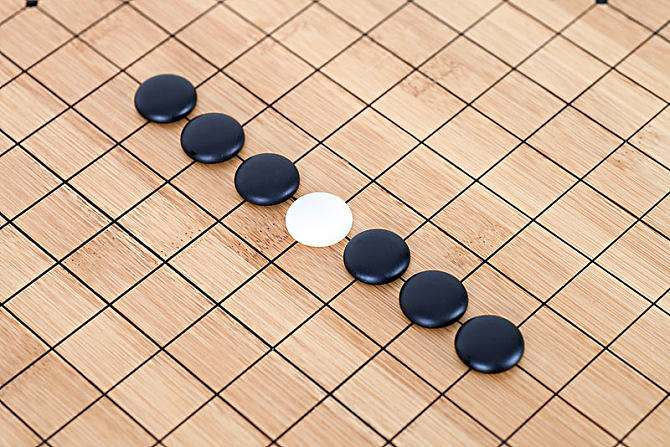
#> input picture 02-配套案例/03-机器视觉基础应用实训案例/10-霍夫检测基础实训/test.jpg, 670 x 447 px, found by its file name
$ python '自定义函数实现灰度直方图计算.py'
#> lines starting #> are read from the running program, lines starting #| are printed output that depends on the picture
#!/usr/bin env python3
# -*- coding:UTF8 -*-


"""
    自定义函数实现灰度直方图计算
"""
import cv2 as cv
import matplotlib.pyplot as plt
import numpy as np

'''
    安装matplotlib指令：
    pip install matplotlib -i https://pypi.doubanio.com/simple
'''


def calcGrayHist(image):
    # 灰度图像矩阵的高、宽
    rows, cols = image.shape
    # 存储灰度直方图
    grayHist = np.zeros([256], np.uint64)
    for r in range(rows):
        for c in range(cols):
            grayHist[image[r][c]] += 1
    return grayHist


src = cv.imread('test.jpg', cv.IMREAD_GRAYSCALE)
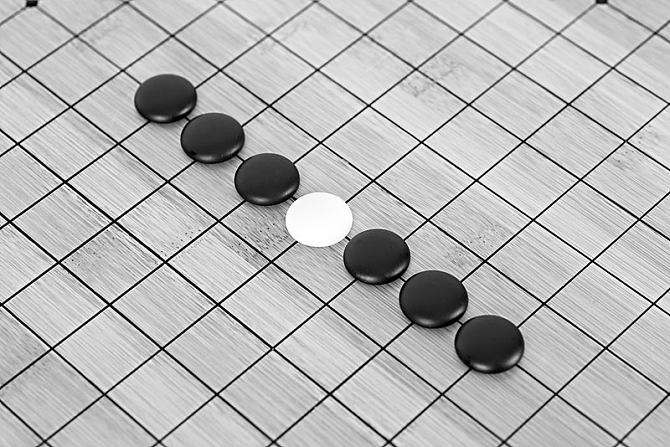
#> src: shape (447, 670); min 0, max 255, mean 183.7

cv.imshow("src", src)
# 计算灰度直方图
gray = calcGrayHist(src)
#> gray = 256 values, max 6028 at index 204, min 115 at index 88, mean 1169.9
# 画出灰度直方图
x_range = range(256)
plt.plot(x_range, gray, 'r', linewidth=2, c='black')
# 设置坐标轴的范围
y_maxValue = np.max(gray)
#> y_maxValue = 6028
plt.axis([0, 255, 0, y_maxValue])
# 设置坐标轴的标签
plt.xlabel('gray Level')
plt.ylabel('number of pixels')
# 显示灰度直方图
plt.show()
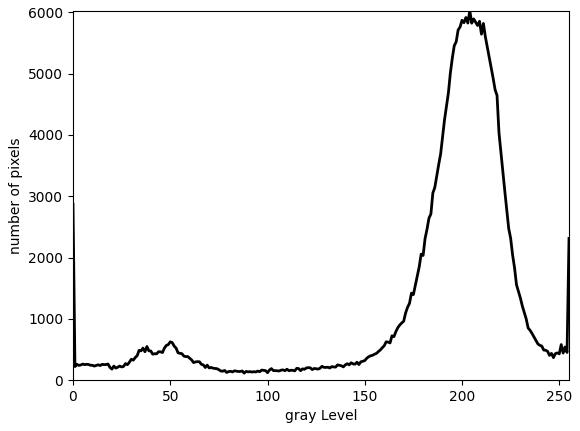
#> figure drawn by matplotlib, 1 panel; curve peaks at x = 204, y = 6028

cv.waitKey(0)
cv.destroyAllWindows()
